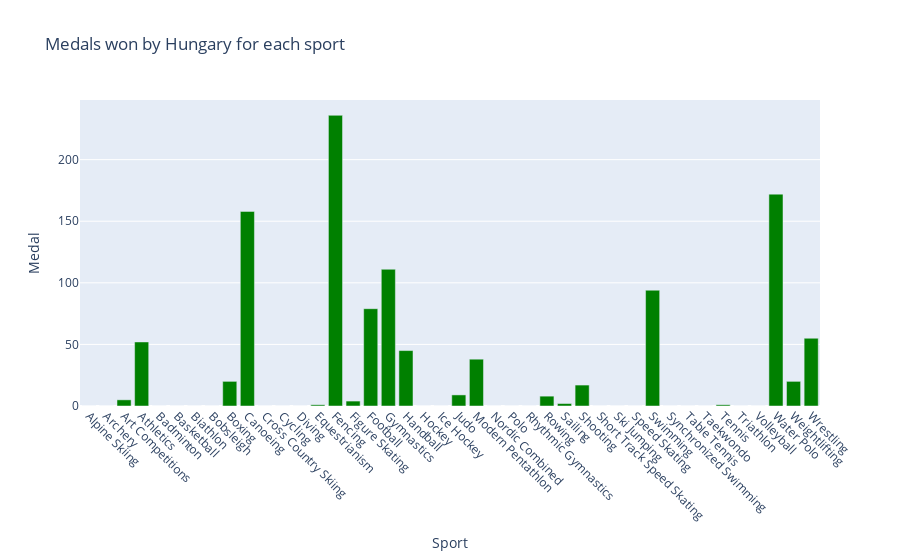

The notebook cell saved with this chart:
### Code cell
# b) De sporter landet fått flest medaljer i
df = pd.read_csv("athlete_events.csv")

Hungary = df[df["Team"] == "Hungary"]

hungary_most_medals = Hungary.groupby("Sport")[["Medal"]].count()
hungary_most_medals.sort_values(by="Medal", ascending=False)

hungary_most_medals = hungary_most_medals.reset_index() # Makes sure Columns is Columns and not Indexes.

fig= px.bar(hungary_most_medals, 
            x= "Sport", 
            y= "Medal", 
            title= "Medals won by Hungary for each sport")
fig.update_traces(marker_color="Green")
fig.update_layout(xaxis_tickangle=45)

fig.show()

### Figure 1 — Plotly figure (JSON) as saved in the notebook; plotly's stock layout.template omitted (floating-point values rounded to 4 significant figures)
{"data": [{"alignmentgroup": "True", "hovertemplate": "Sport=%{x}<br>Medal=%{y}<extra></extra>", "legendgroup": "", "marker": {"color": "Green", "pattern": {"shape": ""}}, "name": "", "offsetgroup": "", "orientation": "v", "showlegend": false, "textposition": "auto", "type": "bar", "x": ["Alpine Skiing", "Archery", "Art Competitions", "Athletics", "Badminton", "Basketball", "Biathlon", "Bobsleigh", "Boxing", "Canoeing", "Cross Country Skiing", "Cycling", "Diving", "Equestrianism", "Fencing", "Figure Skating", "Football", "Gymnastics", "Handball", "Hockey", "Ice Hockey", "Judo", "Modern Pentathlon", "Nordic Combined", "Polo", "Rhythmic Gymnastics", "Rowing", "Sailing", "Shooting", "Short Track Speed Skating", "Ski Jumping", "Speed Skating", "Swimming", "Synchronized Swimming", "Table Tennis", "Taekwondo", "Tennis", "Triathlon", "Volleyball", "Water Polo", "Weightlifting", "Wrestling"], "xaxis": "x", "y": [0, 0, 5, 52, 0, 0, 0, 0, 20, 158, 0, 0, 0, 1, 236, 4, 79, 111, 45, 0, 0, 9, 38, 0, 0, 0, 8, 2, 17, 0, 0, 0, 94, 0, 0, 0, 1, 0, 0, 172, 20, 55], "yaxis": "y"}], "layout": {"barmode": "relative", "legend": {"tracegroupgap": 0}, "title": {"text": "Medals won by Hungary for each sport"}, "xaxis": {"anchor": "y", "domain": [0, 1], "tickangle": 45, "title": {"text": "Sport"}}, "yaxis": {"anchor": "x", "domain": [0, 1], "title": {"text": "Medal"}}}}
